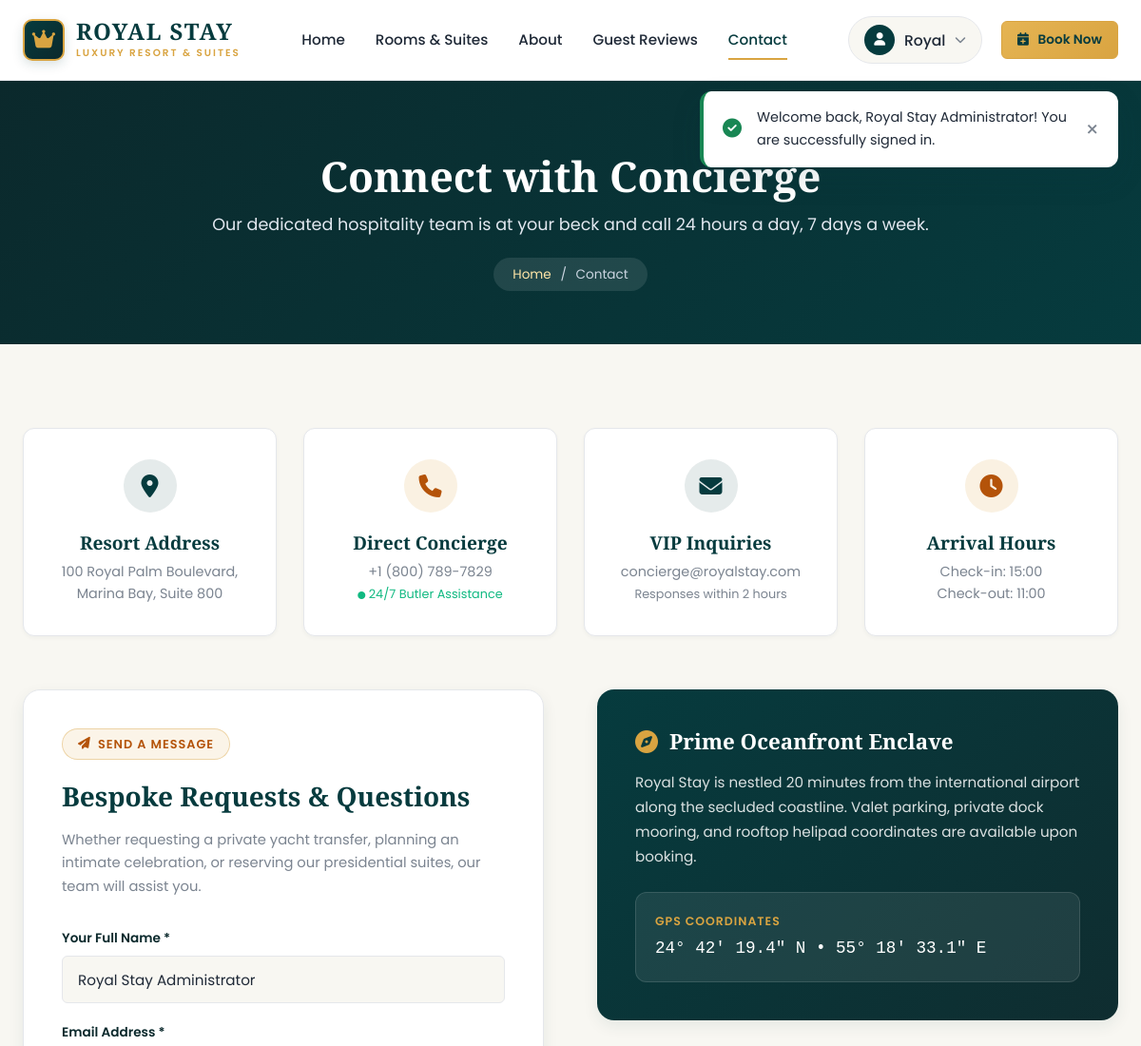
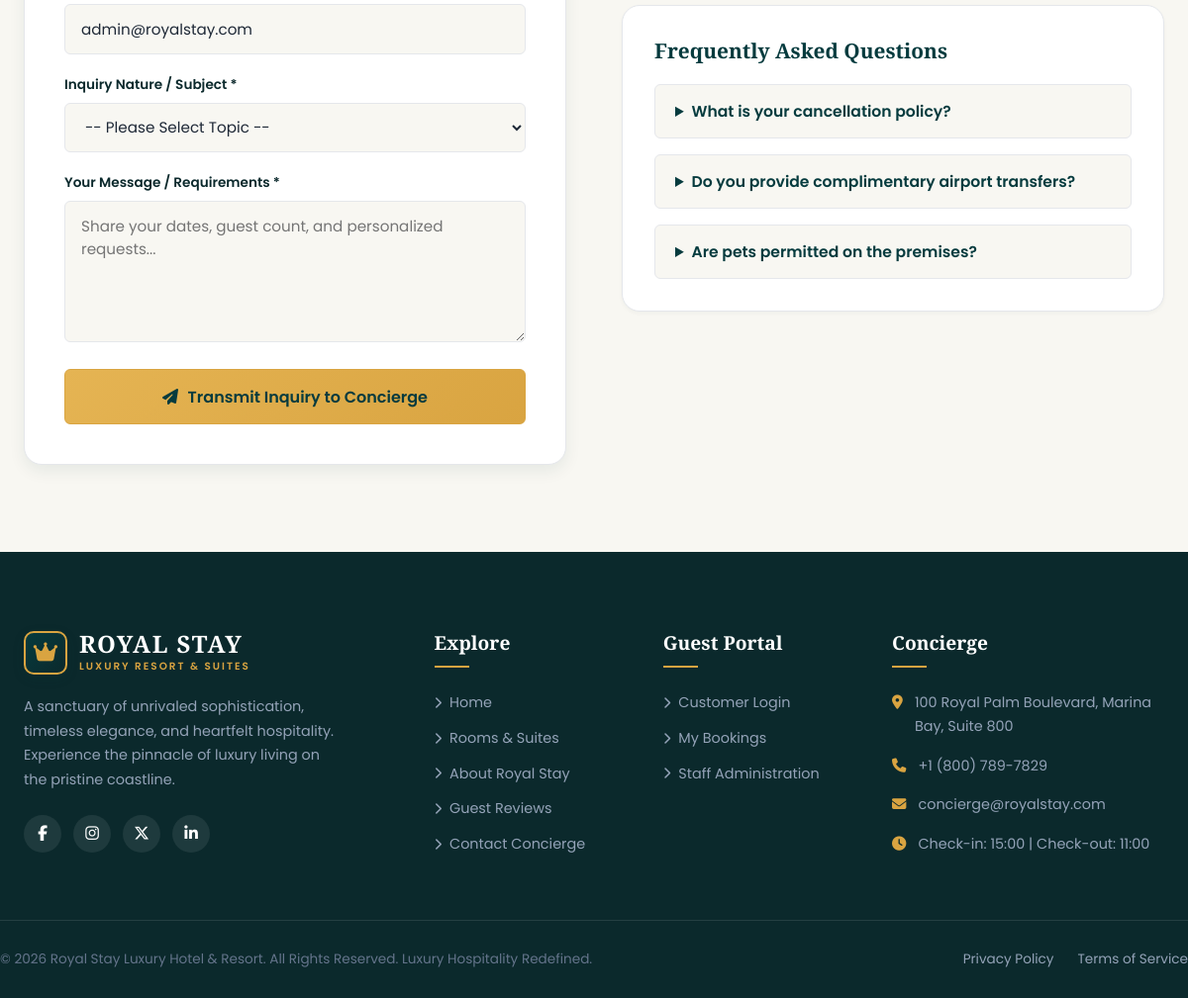
The app's page /contact.php (signed in) with its own data (2 pictures, top to bottom).
### tables this page shows
CREATE TABLE `users` (
  `id` INT AUTO_INCREMENT PRIMARY KEY,
  `name` VARCHAR(100) NOT NULL,
  `email` VARCHAR(150) NOT NULL UNIQUE,
  `phone` VARCHAR(30) NULL,
  `password` VARCHAR(255) NOT NULL,
  `role` ENUM('customer', 'admin') NOT NULL DEFAULT 'customer',
  `status` ENUM('active', 'inactive') NOT NULL DEFAULT 'active',
  `created_at` DATETIME NOT NULL DEFAULT CURRENT_TIMESTAMP,
  `updated_at` DATETIME NOT NULL DEFAULT CURRENT_TIMESTAMP ON UPDATE CURRENT_TIMESTAMP,
  INDEX `idx_users_email` (`email`),
  INDEX `idx_users_role` (`role`)
);

### includes/auth-check.php (called while the page is built, shortened)
<?php
require_once __DIR__ . '/functions.php';
function is_logged_in(): bool {
    return !empty($_SESSION['user_id']);
}
function get_logged_in_user(): ?array {
    static $currentUser = null;
    if ($currentUser === null) {
        $pdo = get_db();
        $stmt = $pdo->prepare("SELECT id, name, email, phone, role, status FROM users WHERE id = ? AND status = 'active' LIMIT 1");
        $stmt->execute([$_SESSION['user_id']]);
        $currentUser = $stmt->fetch() ?: null;
    }
    return $currentUser;
}

### contact.php (the view, shortened to what this page needs)
<?php
require_once __DIR__ . '/includes/functions.php';
require_once __DIR__ . '/includes/auth-check.php';
$activeNav = 'contact';
$currentUser = get_logged_in_user();
$prefillName = $currentUser ? $currentUser['name'] : '';
$prefillEmail = $currentUser ? $currentUser['email'] : '';
require_once __DIR__ . '/includes/header.php';
?>
<div class="page-banner">
    <div class="container">
        <h1>Connect with Concierge</h1>
        <p>Our dedicated hospitality team is at your beck and call 24 hours a day, 7 days a week.</p>
        <div class="breadcrumb">
            <a href="<?= base_url() ?>">Home</a>
            <span>/</span>
            <span>Contact</span>
        </div>
    </div>
</div>
<div class="section">
    <div class="container">
        <div style="display: grid; grid-template-columns: repeat(auto-fit, minmax(240px, 1fr)); gap: 1.75rem; margin-bottom: 3.5rem;">
            <div style="background: #ffffff; border-radius: var(--radius-md); border: 1px solid var(--border); padding: 2rem; box-shadow: var(--shadow-sm); text-align: center;">
                <div style="width: 56px; height: 56px; border-radius: 50%; background: rgba(6, 59, 62, 0.1); color: var(--primary); display: flex; align-items: center; justify-content: center; font-size: 1.5rem; margin: 0 auto 1.25rem auto;">
                    <i class="fa-solid fa-location-dot"></i>
                </div>
                <h4 style="font-family: 'Playfair Display', serif; font-size: 1.2rem; color: var(--primary); margin-bottom: 0.35rem;">Resort Address</h4>
                <p style="color: var(--text-muted); font-size: 0.9rem; line-height: 1.6; margin: 0;">
                    <?= e(get_setting('hotel_address', '100 Royal Palm Boulevard, Marina Bay, Suite 800')) ?>
                </p>
            </div>
            <div style="background: #ffffff; border-radius: var(--radius-md); border: 1px solid var(--border); padding: 2rem; box-shadow: var(--shadow-sm); text-align: center;">
                <div style="width: 56px; height: 56px; border-radius: 50%; background: rgba(217, 164, 65, 0.15); color: #B45309; display: flex; align-items: center; justify-content: center; font-size: 1.5rem; margin: 0 auto 1.25rem auto;">
                    <i class="fa-solid fa-phone"></i>
                </div>
                <h4 style="font-family: 'Playfair Display', serif; font-size: 1.2rem; color: var(--primary); margin-bottom: 0.35rem;">Direct Concierge</h4>
                <p style="color: var(--text-muted); font-size: 0.9rem; line-height: 1.6; margin: 0;">
                    <?= e(get_setting('contact_phone', '+1 (800) 789-7829')) ?><br>
                    <span style="font-size: 0.8rem; color: #10B981;"><i class="fa-solid fa-circle" style="font-size: 0.5rem;"></i> 24/7 Butler Assistance</span>
                </p>
            </div>
            <div style="background: #ffffff; border-radius: var(--radius-md); border: 1px solid var(--border); padding: 2rem; box-shadow: var(--shadow-sm); text-align: center;">
                <div style="width: 56px; height: 56px; border-radius: 50%; background: rgba(6, 59, 62, 0.1); color: var(--primary); display: flex; align-items: center; justify-content: center; font-size: 1.5rem; margin: 0 auto 1.25rem auto;">
                    <i class="fa-solid fa-envelope"></i>
                </div>
                <h4 style="font-family: 'Playfair Display', serif; font-size: 1.2rem; color: var(--primary); margin-bottom: 0.35rem;">VIP Inquiries</h4>
                <p style="color: var(--text-muted); font-size: 0.9rem; line-height: 1.6; margin: 0;">
                    <?= e(get_setting('contact_email', 'concierge@royalstay.com')) ?><br>
                    <span style="font-size: 0.8rem; color: var(--text-muted);">Responses within 2 hours</span>
                </p>
            </div>
            <div style="background: #ffffff; border-radius: var(--radius-md); border: 1px solid var(--border); padding: 2rem; box-shadow: var(--shadow-sm); text-align: center;">
                <div style="width: 56px; height: 56px; border-radius: 50%; background: rgba(217, 164, 65, 0.15); color: #B45309; display: flex; align-items: center; justify-content: center; font-size: 1.5rem; margin: 0 auto 1.25rem auto;">
                    <i class="fa-solid fa-clock"></i>
                </div>
                <h4 style="font-family: 'Playfair Display', serif; font-size: 1.2rem; color: var(--primary); margin-bottom: 0.35rem;">Arrival Hours</h4>
                <p style="color: var(--text-muted); font-size: 0.9rem; line-height: 1.6; margin: 0;">
                    Check-in: <?= e(get_setting('default_checkin_time', '15:00')) ?><br>
                    Check-out: <?= e(get_setting('default_checkout_time', '11:00')) ?>
                </p>
            </div>
        </div>
        <div style="display: grid; grid-template-columns: 1fr 1fr; gap: 3.5rem; align-items: start;" class="contact-grid">
            <div style="background: #ffffff; border-radius: var(--radius-lg); border: 1px solid var(--border); box-shadow: var(--shadow-md); padding: 2.5rem;">
                <span class="section-badge"><i class="fa-solid fa-paper-plane"></i> Send a Message</span>
                <h3 style="font-family: 'Playfair Display', serif; font-size: 1.75rem; color: var(--primary); margin: 0.5rem 0 1rem 0;">
                    Bespoke Requests & Questions
                </h3>
                <p style="color: var(--text-muted); font-size: 0.92rem; margin-bottom: 2rem;">
                    Whether requesting a private yacht transfer, planning an intimate celebration, or reserving our presidential suites, our team will assist you.
                </p>
                <form action="<?= base_url('actions/submit-contact.php') ?>" method="POST">
                    <div class="form-group">
                        <label class="form-label" for="contactName">Your Full Name *</label>
                        <input type="text" name="name" id="contactName" class="form-control" value="<?= e($prefillName) ?>" placeholder="e.g. Eleanor Vance" required>
                    </div>
                    <div class="form-group">
                        <label class="form-label" for="contactEmail">Email Address *</label>
                        <input type="email" name="email" id="contactEmail" class="form-control" value="<?= e($prefillEmail) ?>" placeholder="e.g. eleanor@example.com" required>
                    </div>
                    <div class="form-group">
                        <label class="form-label" for="contactSubject">Inquiry Nature / Subject *</label>
                        <select name="subject" id="contactSubject" class="form-control" required>
                            <option value="">-- Please Select Topic --</option>
                        </select>
                    </div>
                    <div class="form-group">
                        <label class="form-label" for="contactMessage">Your Message / Requirements *</label>
                        <textarea name="message" id="contactMessage" class="form-control" rows="5" placeholder="Share your dates, guest count, and personalized requests..." required></textarea>
                    </div>
                    <button type="submit" class="btn btn-gold btn-block" style="padding: 0.9rem; font-size: 1rem;">
                        <i class="fa-solid fa-paper-plane"></i> Transmit Inquiry to Concierge
                    </button>
                </form>
            </div>
            <div>
                <div style="background: linear-gradient(135deg, #063B3E 0%, #0F2D30 100%); color: #ffffff; border-radius: var(--radius-lg); padding: 2.5rem; box-shadow: var(--shadow-md); margin-bottom: 2rem;">
                    <div style="display: flex; align-items: center; gap: 0.75rem; margin-bottom: 1rem;">
                        <i class="fa-solid fa-compass" style="color: var(--accent); font-size: 1.5rem;"></i>
                        <h4 style="font-family: 'Playfair Display', serif; font-size: 1.4rem; color: #ffffff; margin: 0;">Prime Oceanfront Enclave</h4>
                    </div>
                    <p style="color: rgba(255, 255, 255, 0.85); font-size: 0.95rem; line-height: 1.7; margin-bottom: 1.5rem;">
                        Royal Stay is nestled 20 minutes from the international airport along the secluded coastline. Valet parking, private dock mooring, and rooftop helipad coordinates are available upon booking.
                    </p>
                    <div style="background: rgba(255, 255, 255, 0.08); border-radius: var(--radius-md); padding: 1.25rem; border: 1px solid rgba(255, 255, 255, 0.12);">
                        <div style="font-size: 0.78rem; text-transform: uppercase; color: var(--accent); letter-spacing: 1px; font-weight: 600;">GPS Coordinates</div>
                        <div style="font-family: monospace; font-size: 1.1rem; color: #ffffff; margin-top: 0.25rem;">24° 42' 19.4" N &bull; 55° 18' 33.1" E</div>
                    </div>
                </div>
                <div style="background: #ffffff; border-radius: var(--radius-lg); border: 1px solid var(--border); box-shadow: var(--shadow-sm); padding: 2rem;">
                    <h4 style="font-family: 'Playfair Display', serif; font-size: 1.3rem; color: var(--primary); margin-bottom: 1.25rem;">
                        Frequently Asked Questions
                    </h4>
                    <div style="display: flex; flex-direction: column; gap: 1rem;">
                        <details style="background: var(--bg-surface); border: 1px solid var(--border); border-radius: var(--radius-sm); padding: 0.85rem 1.25rem; cursor: pointer;">
                            <summary style="font-weight: 600; color: var(--primary); outline: none;">What is your cancellation policy?</summary>
                        </details>
                        <details style="background: var(--bg-surface); border: 1px solid var(--border); border-radius: var(--radius-sm); padding: 0.85rem 1.25rem; cursor: pointer;">
                            <summary style="font-weight: 600; color: var(--primary); outline: none;">Do you provide complimentary airport transfers?</summary>
                        </details>
                        <details style="background: var(--bg-surface); border: 1px solid var(--border); border-radius: var(--radius-sm); padding: 0.85rem 1.25rem; cursor: pointer;">
                            <summary style="font-weight: 600; color: var(--primary); outline: none;">Are pets permitted on the premises?</summary>
                        </details>
                    </div>
                </div>
            </div>
        </div>
    </div>
</div>
<?php require_once __DIR__ . '/includes/footer.php'; ?>

### includes/header.php (shortened to what this page needs)
<?php
require_once __DIR__ . '/functions.php';
require_once __DIR__ . '/auth-check.php';
$hotelName = get_setting('hotel_name', 'Royal Stay Luxury Hotel & Resort');
$currentUser = get_logged_in_user();
$activeNav = $activeNav ?? 'home';
?>
<!DOCTYPE html>
<html lang="en">
<head>
    <link rel="stylesheet" href="https://cdnjs.cloudflare.com/ajax/libs/font-awesome/6.5.1/css/all.min.css">
    <link rel="stylesheet" href="<?= base_url('assets/css/style.css') ?>">
    <link rel="stylesheet" href="<?= base_url('assets/css/responsive.css') ?>">
</head>
<body>
    <?= render_flash() ?>
    <header class="site-header">
        <div class="container">
            <div class="nav-wrapper">
                <a href="<?= base_url() ?>" class="brand-logo" id="mainBrandLogo">
                    <div class="logo-icon">
                        <i class="fa-solid fa-crown"></i>
                    </div>
                    <div class="logo-text">
                        <span class="logo-title">Royal Stay</span>
                        <span class="logo-tagline">Luxury Resort & Suites</span>
                    </div>
                </a>
                <nav class="nav-links" id="mainNavLinks">
                    <a href="<?= base_url() ?>" class="nav-link <?= $activeNav === 'home' ? 'active' : '' ?>">Home</a>
                    <a href="<?= base_url('rooms.php') ?>" class="nav-link <?= $activeNav === 'rooms' ? 'active' : '' ?>">Rooms & Suites</a>
                    <a href="<?= base_url('about.php') ?>" class="nav-link <?= $activeNav === 'about' ? 'active' : '' ?>">About</a>
                    <a href="<?= base_url('reviews.php') ?>" class="nav-link <?= $activeNav === 'reviews' ? 'active' : '' ?>">Guest Reviews</a>
                    <a href="<?= base_url('contact.php') ?>" class="nav-link <?= $activeNav === 'contact' ? 'active' : '' ?>">Contact</a>
                </nav>
                <div class="nav-actions">
                    <?php if ($currentUser): ?>
                        <div class="nav-user-dropdown">
                            <button type="button" class="nav-user-btn" id="userMenuBtn">
                                <div class="avatar"><i class="fa-solid fa-user"></i></div>
                                <span><?= e(explode(' ', $currentUser['name'])[0]) ?></span>
                                <i class="fa-solid fa-chevron-down" style="font-size: 0.75rem; color: var(--text-muted);"></i>
                            </button>
                        </div>
                    <?php else: ?>
                        <a href="<?= base_url('auth.php') ?>" class="btn btn-outline btn-sm">
                            <i class="fa-regular fa-user"></i> Sign In
                        </a>
                    <?php endif; ?>
                    <a href="<?= base_url('rooms.php') ?>" class="btn btn-gold btn-sm d-none-mobile">
                        <i class="fa-solid fa-calendar-plus"></i> Book Now
                    </a>
                </div>
            </div>
        </div>
    </header>
    <main>

### records on screen
users: name "Royal", name "Royal Stay Administrator", email "admin@royalstay.com"

### other values on screen
$msg "Welcome back, Royal Stay Administrator! You are successfully signed in."
get_setting('contact_phone', '+1 (800) 789-7829') "+1 (800) 789-7829"
get_setting('contact_email', 'concierge@royalstay.com') "concierge@royalstay.com"
get_setting('default_checkin_time', '15:00') "15:00"
get_setting('default_checkout_time', '11:00') "11:00"
get_setting('hotel_address', '100 Royal Palm Boulevard, Marina Bay') "100 Royal Palm Boulevard, Marina Bay, Suite 800"
get_setting('hotel_name', 'Royal Stay') "Royal Stay Luxury Hotel & Resort"
